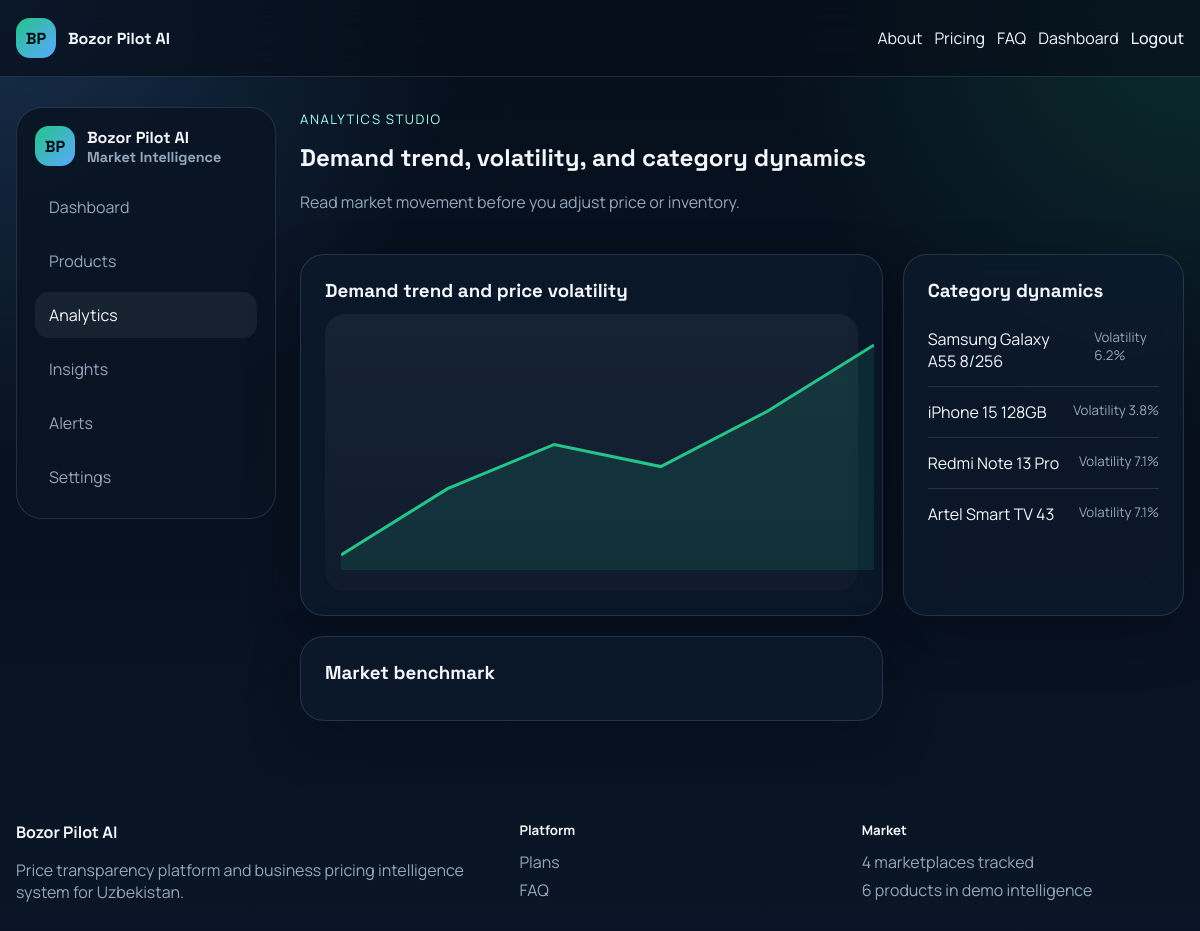
/business/analytics/ (signed in), run on the app's committed database.
### apps/core/models.py (models this page shows, shortened)
class TimeStampedModel(models.Model):
    created_at = models.DateTimeField(auto_now_add=True)
    updated_at = models.DateTimeField(auto_now=True)
    class Meta:
        abstract = True

class Product(TimeStampedModel):
    title = models.CharField(max_length=255)
    slug = models.SlugField(unique=True, blank=True)
    brand = models.CharField(max_length=120)
    model_name = models.CharField(max_length=120, blank=True)
    category = models.ForeignKey(Category, on_delete=models.CASCADE, related_name="products")
    description = models.TextField(blank=True)
    image_url = models.URLField(blank=True)
    sku = models.CharField(max_length=64, blank=True)
    location = models.CharField(max_length=120, blank=True)
    seller_reliability = models.PositiveSmallIntegerField(default=80)
    is_active = models.BooleanField(default=True)

### apps/business/views.py (the view)
# urls.py: path("analytics/", views.analytics, name="analytics"),
@login_required
def analytics(request):
    items = BusinessProduct.objects.filter(user=request.user).select_related("product")
    summaries = [(item, recommendation_service.business_summary(item)) for item in items]
    return render(
        request,
        "business/analytics.html",
        {
            "items": summaries,
            "market_pulse": market_service.get_market_pulse(),
            "nav_items": business_nav("analytics"),
            "dashboard_eyebrow": "Analytics studio",
            "dashboard_title": "Demand trend, volatility, and category dynamics",
            "dashboard_description": "Read market movement before you adjust price or inventory.",
        },
    )

### apps/business/views.py (called while the page is built)
def business_nav(active):
    return [
        {"label": "Dashboard", "url": "/business/", "active": active == "dashboard"},
        {"label": "Products", "url": "/business/products/", "active": active == "products"},
        {"label": "Analytics", "url": "/business/analytics/", "active": active == "analytics"},
        {"label": "Insights", "url": "/business/insights/", "active": active == "insights"},
        {"label": "Alerts", "url": "/business/alerts/", "active": active == "alerts"},
        {"label": "Settings", "url": "/business/profile/", "active": active == "profile"},
    ]

### apps/core/context_processors.py (called while the page is built)
def global_navigation(request):
    from apps.core.models import EventSignal, Marketplace, Product
    return {
        "marketplace_count": Marketplace.objects.count(),
        "product_count": Product.objects.count(),
        "signal_count": EventSignal.objects.count(),
    }

### services/market_data_service.py (called while the page is built)
    def get_market_pulse(self):
        products = Product.objects.filter(is_active=True)[:4]
        signals = EventSignal.objects.order_by("-created_at")[:4]
        pulse = []
        for product in products:
            prices = list(product.prices.values_list("price", flat=True))
            if prices:
                pulse.append({"product": product.title, "avg_price": round(mean(prices), 2), "volatility": round((max(prices) - min(prices)) / max(prices) * 100, 1), "trend": "up" if len(prices) % 2 == 0 else "stable"})
        return {"products": pulse, "signals": signals}

### templates/business/analytics.html (shortened to what this page needs)
{% extends "components/dashboard_layout.html" %}
{% block dashboard_content %}
<div class="dashboard-grid">
    <section class="glass-card span-2">
        <h3>Demand trend and price volatility</h3>
        <div class="mini-chart large-chart" data-chart='{"labels":["Jan","Feb","Mar","Apr","May","Jun"],"values":[48,54,58,56,61,67]}'></div>
    </section>
    <section class="glass-card">
        <h3>Category dynamics</h3>
        {% for pulse in market_pulse.products %}
            <div class="list-row"><span>{{ pulse.product }}</span><small>Volatility {{ pulse.volatility }}%</small></div>
        {% endfor %}
    </section>
    <section class="glass-card span-2">
        <h3>Market benchmark</h3>
    </section>
</div>
{% endblock %}

### static/css/app.css (style rules this page uses)
:root { --bg: #08111f; --bg-soft: #0f1b2e; --panel: rgba(13, 27, 46, 0.72); --panel-strong: #10233d; --line: rgba(170, 196, 221, 0.16); --text: #f4f7fb; --muted: #95a7be; --accent: #25c48a; --accent-soft: rgba(37, 196, 138, 0.16); --blue: #59a8ff; --white-panel: #f7fafc; --shadow: 0 20px 50px rgba(3, 10, 20, 0.35); --radius: 24px; }
* { box-sizing: border-box; }
html { scroll-behavior: smooth; }
body { margin: 0; font-family: "Manrope", sans-serif; color: var(--text); background: radial-gradient(circle at top left, rgba(89, 168, 255, 0.20), transparent 30%), radial-gradient(circle at top right, rgba(37, 196, 138, 0.16), transparent 28%), linear-gradient(180deg, #06101d 0%, #08111f 55%, #0a1627 100%); }
.topbar-inner, .nav, .hero-actions, .trust-row, .section-head-inline, .metric-line, .list-row, .partner-row, .alert-row, .table-row { display: flex; }
.hero-grid, .feature-grid, .market-grid, .dashboard-grid, .results-grid, .pricing-tiles, .stats-row, .kpi-grid, .product-grid, .faq-list, .insight-grid, .footer-grid { display: grid; gap: 20px; }
.hero-section h1, .page-hero h1, .dashboard-header h1, h2, h3 { font-family: "Space Grotesk", sans-serif; margin: 0 0 12px; }
.glass-card, .auth-card, .stat-card, .price-card, .result-card, .product-card { background: var(--panel); border: 1px solid var(--line); border-radius: var(--radius); box-shadow: var(--shadow); backdrop-filter: blur(18px); }
.glass-card, .auth-card, .price-card { padding: 24px; }
.dashboard-grid { grid-template-columns: repeat(3, 1fr); }
.span-2 { grid-column: span 2; }
.list-row, .partner-row, .alert-row, .table-row { justify-content: space-between; gap: 16px; padding: 14px 0; border-bottom: 1px solid var(--line); }
.list-row:last-child, .partner-row:last-child, .alert-row:last-child, .table-row:last-child { border-bottom: 0; }
.list-row small, .partner-row small, .alert-row span, .table-row span, .metric-line { color: var(--muted); }
.mini-chart, .line-chart { width: 100%; min-height: 180px; border-radius: 20px; background: linear-gradient(180deg, rgba(255,255,255,0.05), rgba(255,255,255,0.02)); padding: 16px; }
.large-chart { min-height: 260px; }

### data on the page
Product: product "Samsung Galaxy A55 8/256"
Product: product "iPhone 15 128GB"
Product: product "Redmi Note 13 Pro"
Product: product "Artel Smart TV 43"

### other printed values
{{ item.label }} "Dashboard" "Products" "Analytics" "Insights" "Alerts" "Settings"
{{ dashboard_eyebrow }} "ANALYTICS STUDIO"
{{ dashboard_title }} "Demand trend, volatility, and category dynamics"
{{ dashboard_description }} "Read market movement before you adjust price or inventory."
{{ pulse.volatility }} "6.2" "3.8" "7.1" "7.1"
{{ marketplace_count }} "4"
{{ product_count }} "6"
